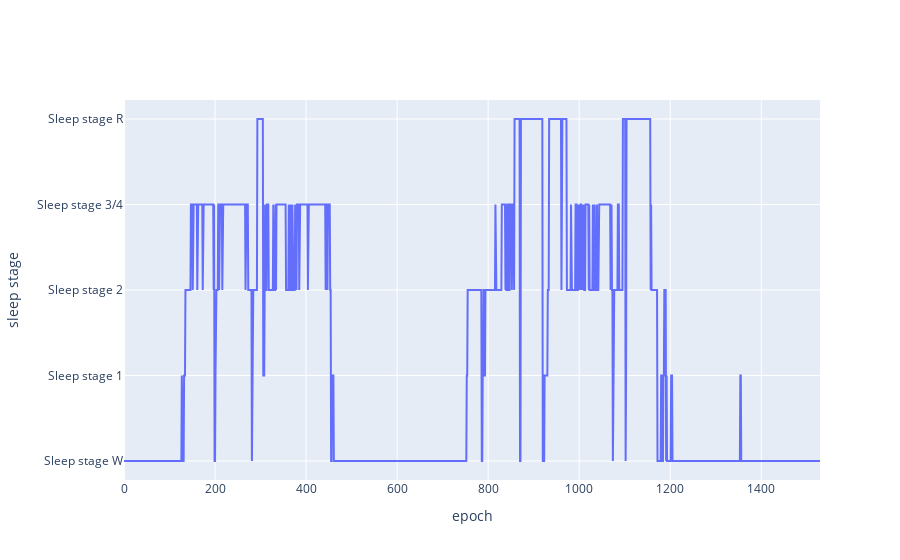

Notebook source saved alongside this figure:
### Code cell
go.Figure(
    data=[
        go.Scatter(x=sample_epoch_df["epoch"].unique(), y=list(map(lambda x: ID2LABEL[x], sample_events)))
    ],
    layout=go.Layout(
        yaxis=dict(title="sleep stage"),
        xaxis=dict(title="epoch"),
    )
)

### Figure 1 — Plotly figure (JSON) as saved in the notebook; plotly's stock layout.template omitted (floating-point values rounded to 4 significant figures; data arrays with more than 128 entries replaced by an {"elided": "..."} marker saying what was removed)
{"data": [{"type": "scatter", "x": {"elided": "1530 int values"}, "y": {"elided": "1530 str values"}}], "layout": {"xaxis": {"title": {"text": "epoch"}}, "yaxis": {"title": {"text": "sleep stage"}}}}
